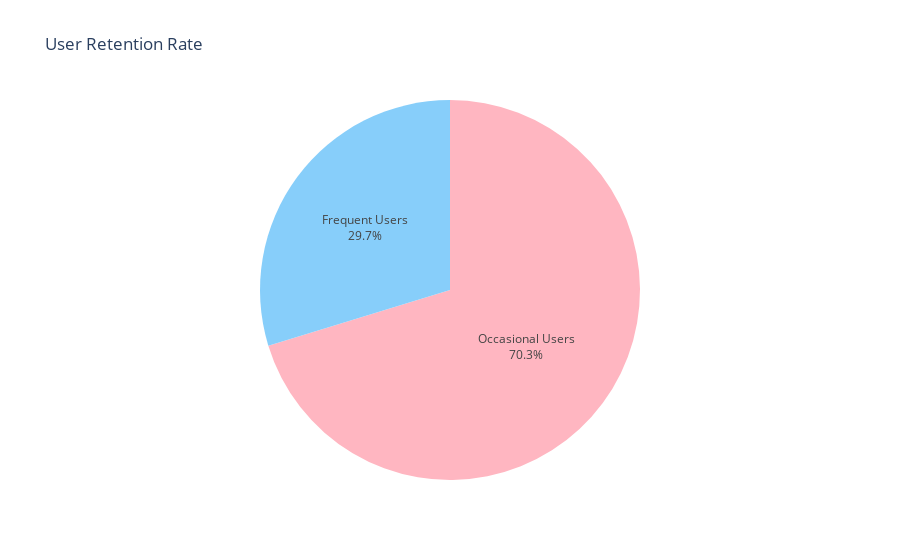

Here is the notebook cell this chart was saved with:
### Code cell
# Count the number of users in each retention segment
segment_counts = data['Retention Segment'].value_counts()

# Define the pastel colors
colors = ['#FFB6C1', '#87CEFA']

# Create a pie chart using Plotly
fig = px.pie(segment_counts, 
             values=segment_counts.values, 
             names=segment_counts.index, 
             color=segment_counts.index, 
             color_discrete_sequence=colors,
             title='User Retention Rate')

# Update layout and show the chart
fig.update_traces(textposition='inside', textinfo='percent+label')
fig.update_layout(showlegend=False)
fig.show()

### Figure 1 — Plotly figure (JSON) as saved in the notebook; plotly's stock layout.template omitted (floating-point values rounded to 4 significant figures)
{"data": [{"customdata": [["Occasional Users"], ["Frequent Users"]], "domain": {"x": [0, 1], "y": [0, 1]}, "hovertemplate": "index=%{customdata[0]}<br>value=%{value}<extra></extra>", "labels": ["Occasional Users", "Frequent Users"], "legendgroup": "", "marker": {"colors": ["#FFB6C1", "#87CEFA"]}, "name": "", "showlegend": true, "textinfo": "percent+label", "textposition": "inside", "type": "pie", "values": [702, 297]}], "layout": {"legend": {"tracegroupgap": 0}, "piecolorway": ["#FFB6C1", "#87CEFA"], "showlegend": false, "title": {"text": "User Retention Rate"}}}
